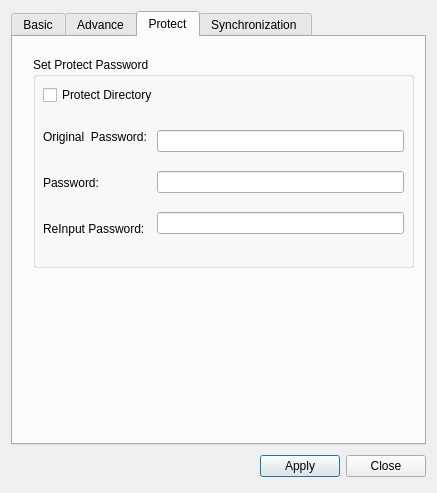
<?xml version="1.0" encoding="UTF-8"?>
<ui version="4.0">
 <class>PropOfDirDialog</class>
 <widget class="QDialog" name="PropOfDirDialog">
  <property name="geometry">
   <rect>
    <x>0</x>
    <y>0</y>
    <width>437</width>
    <height>456</height>
   </rect>
  </property>
  <property name="sizePolicy">
   <sizepolicy hsizetype="Minimum" vsizetype="Preferred">
    <horstretch>0</horstretch>
    <verstretch>0</verstretch>
   </sizepolicy>
  </property>
  <property name="windowTitle">
   <string>Properties Of Directory</string>
  </property>
  <layout class="QVBoxLayout">
   <item>
    <widget class="QTabWidget" name="tabWidget">
     <property name="currentIndex">
      <number>2</number>
     </property>
     <widget class="QWidget" name="basic">
      <attribute name="title">
       <string>Basic</string>
      </attribute>
      <layout class="QGridLayout" name="gridLayout_5">
       <item row="0" column="0">
        <widget class="QGroupBox" name="nameGroupBox">
         <property name="sizePolicy">
          <sizepolicy hsizetype="Preferred" vsizetype="Preferred">
           <horstretch>0</horstretch>
           <verstretch>0</verstretch>
          </sizepolicy>
         </property>
         <property name="title">
          <string>Name</string>
         </property>
         <layout class="QGridLayout">
          <item row="1" column="0">
           <widget class="QLineEdit" name="name"/>
          </item>
         </layout>
        </widget>
       </item>
       <item row="1" column="0">
        <widget class="QGroupBox" name="uuidGroupBox">
         <property name="title">
          <string>UUID</string>
         </property>
         <layout class="QGridLayout" name="gridLayout_2">
          <item row="0" column="0">
           <widget class="QLineEdit" name="uuid"/>
          </item>
         </layout>
        </widget>
       </item>
       <item row="2" column="0">
        <widget class="QGroupBox" name="iconGroupBox">
         <property name="title">
          <string>Icon</string>
         </property>
         <layout class="QGridLayout" name="gridLayout_3">
          <item row="0" column="0">
           <layout class="QHBoxLayout" name="horizontalLayout_7">
            <item>
             <widget class="QToolButton" name="icon">
              <property name="text">
               <string>...</string>
              </property>
             </widget>
            </item>
            <item>
             <widget class="QToolButton" name="changIconBtn">
              <property name="text">
               <string>ChangeIcon</string>
              </property>
             </widget>
            </item>
           </layout>
          </item>
         </layout>
        </widget>
       </item>
       <item row="3" column="0">
        <widget class="QGroupBox" name="locGroupBox">
         <property name="title">
          <string>Location</string>
         </property>
         <layout class="QGridLayout" name="gridLayout_4">
          <item row="0" column="0">
           <widget class="QLineEdit" name="location"/>
          </item>
         </layout>
        </widget>
       </item>
       <item row="4" column="0">
        <widget class="QGroupBox" name="despGroupBox">
         <property name="title">
          <string>Description</string>
         </property>
         <layout class="QGridLayout" name="despgridLayout">
          <item row="0" column="0">
           <widget class="QTextEdit" name="desp"/>
          </item>
         </layout>
        </widget>
       </item>
      </layout>
     </widget>
     <widget class="QWidget" name="protect">
      <attribute name="title">
       <string>Advance</string>
      </attribute>
      <widget class="QGroupBox" name="countGroupBox">
       <property name="geometry">
        <rect>
         <x>20</x>
         <y>10</y>
         <width>361</width>
         <height>141</height>
        </rect>
       </property>
       <property name="title">
        <string>Count</string>
       </property>
       <widget class="QWidget" name="spacelayoutWidget">
        <property name="geometry">
         <rect>
          <x>20</x>
          <y>30</y>
          <width>101</width>
          <height>91</height>
         </rect>
        </property>
        <layout class="QVBoxLayout" name="nameLayout">
         <item>
          <widget class="QLabel" name="label_2">
           <property name="text">
            <string>Files Count:</string>
           </property>
          </widget>
         </item>
         <item>
          <widget class="QLabel" name="label_3">
           <property name="text">
            <string>Directory Count:</string>
           </property>
          </widget>
         </item>
         <item>
          <widget class="QLabel" name="label">
           <property name="text">
            <string>Size:</string>
           </property>
          </widget>
         </item>
        </layout>
       </widget>
       <widget class="QWidget" name="layoutWidget">
        <property name="geometry">
         <rect>
          <x>130</x>
          <y>30</y>
          <width>101</width>
          <height>91</height>
         </rect>
        </property>
        <layout class="QVBoxLayout" name="valueLayout">
         <item>
          <widget class="QLabel" name="fileCount">
           <property name="text">
            <string/>
           </property>
          </widget>
         </item>
         <item>
          <widget class="QLabel" name="dirCount">
           <property name="text">
            <string/>
           </property>
          </widget>
         </item>
         <item>
          <widget class="QLabel" name="fileSize">
           <property name="text">
            <string/>
           </property>
          </widget>
         </item>
        </layout>
       </widget>
      </widget>
     </widget>
     <widget class="QWidget" name="tab">
      <attribute name="title">
       <string>Protect</string>
      </attribute>
      <widget class="QGroupBox" name="protectGroupBox">
       <property name="geometry">
        <rect>
         <x>20</x>
         <y>20</y>
         <width>381</width>
         <height>211</height>
        </rect>
       </property>
       <property name="title">
        <string>Set Protect Password</string>
       </property>
       <widget class="QCheckBox" name="isProtect">
        <property name="geometry">
         <rect>
          <x>10</x>
          <y>30</y>
          <width>125</width>
          <height>16</height>
         </rect>
        </property>
        <property name="text">
         <string>Protect Directory</string>
        </property>
       </widget>
       <widget class="QWidget" name="layoutWidget_2">
        <property name="geometry">
         <rect>
          <x>10</x>
          <y>60</y>
          <width>361</width>
          <height>132</height>
         </rect>
        </property>
        <layout class="QHBoxLayout" name="protectPwd">
         <item>
          <layout class="QVBoxLayout" name="labelArea">
           <item>
            <widget class="QLabel" name="label_5">
             <property name="text">
              <string>Original  Password:</string>
             </property>
            </widget>
           </item>
           <item>
            <widget class="QLabel" name="label_10">
             <property name="text">
              <string>Password:          </string>
             </property>
            </widget>
           </item>
           <item>
            <widget class="QLabel" name="label_11">
             <property name="text">
              <string>ReInput Password:  </string>
             </property>
            </widget>
           </item>
          </layout>
         </item>
         <item>
          <layout class="QVBoxLayout" name="valueArea">
           <item>
            <widget class="QLineEdit" name="orgpwd">
             <property name="echoMode">
              <enum>QLineEdit::Password</enum>
             </property>
            </widget>
           </item>
           <item>
            <widget class="QLineEdit" name="pwd">
             <property name="echoMode">
              <enum>QLineEdit::Password</enum>
             </property>
            </widget>
           </item>
           <item>
            <widget class="QLineEdit" name="repwd">
             <property name="echoMode">
              <enum>QLineEdit::Password</enum>
             </property>
            </widget>
           </item>
          </layout>
         </item>
        </layout>
       </widget>
      </widget>
     </widget>
     <widget class="QWidget" name="synch">
      <attribute name="title">
       <string>Synchronization </string>
      </attribute>
      <widget class="QGroupBox" name="remoteVerGroupBox">
       <property name="geometry">
        <rect>
         <x>10</x>
         <y>65</y>
         <width>395</width>
         <height>53</height>
        </rect>
       </property>
       <property name="title">
        <string>Remote Version</string>
       </property>
       <layout class="QGridLayout" name="gridLayout_8">
        <item row="0" column="0">
         <widget class="QLineEdit" name="remoteVer"/>
        </item>
       </layout>
      </widget>
      <widget class="QGroupBox" name="locVerGroupBox">
       <property name="geometry">
        <rect>
         <x>10</x>
         <y>7</y>
         <width>395</width>
         <height>52</height>
        </rect>
       </property>
       <property name="sizePolicy">
        <sizepolicy hsizetype="Preferred" vsizetype="Preferred">
         <horstretch>0</horstretch>
         <verstretch>0</verstretch>
        </sizepolicy>
       </property>
       <property name="title">
        <string>Local Version</string>
       </property>
       <layout class="QGridLayout" name="_3">
        <item row="1" column="0">
         <widget class="QLineEdit" name="localVer"/>
        </item>
       </layout>
      </widget>
     </widget>
    </widget>
   </item>
   <item>
    <layout class="QHBoxLayout" name="mainLayout">
     <property name="spacing">
      <number>6</number>
     </property>
     <property name="margin">
      <number>0</number>
     </property>
     <item>
      <spacer name="temp">
       <property name="orientation">
        <enum>Qt::Horizontal</enum>
       </property>
       <property name="sizeHint" stdset="0">
        <size>
         <width>41</width>
         <height>31</height>
        </size>
       </property>
      </spacer>
     </item>
     <item>
      <widget class="QPushButton" name="applyBtn">
       <property name="text">
        <string>Apply</string>
       </property>
      </widget>
     </item>
     <item>
      <widget class="QPushButton" name="closeBtn">
       <property name="text">
        <string>Close</string>
       </property>
      </widget>
     </item>
    </layout>
   </item>
  </layout>
 </widget>
 <resources/>
 <connections/>
</ui>
